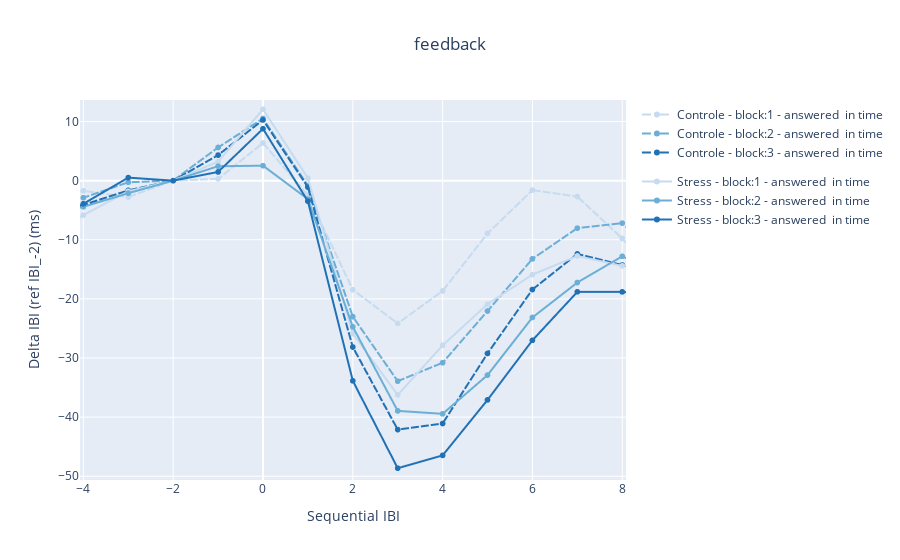

Source (notebook cell):
### Markdown cell above
## Block & stress

### Code cell
pallette_dict = {
    'Controle': px.colors.sequential.Blues[2:],
    'Stress': px.colors.sequential.Blues[2:],
}

fig = go.Figure()
for group, answered_in_time, level  in [
    ("Controle", True, 1),
    ("Controle", True, 2),
    ("Controle", True, 3),
    ("Stress", True, 1),
    ("Stress", True, 2),
    ("Stress", True, 3),
]:
    rr_group = []
    df_f_gr = df_feedback[
        (df_feedback["Procedure[Block]"] == group)
        & df_feedback.Phase.str.contains(str(level))
        & (df_feedback.answered_in_time == answered_in_time)
    ]
    for feeback_idx, _ in df_f_gr.iterrows():
        rr_d = (
            df_slc[df_slc["feedback_index"] == feeback_idx]
            .copy()
            .set_index("IBI_pos")
            .sort_index()["RR_delta_ms"]
        )
        rr_group.append(rr_d)

    df_rr_group = pd.concat(rr_group, axis=1, ignore_index=False)
    rr_group_mean = df_rr_group.mean(axis=1)
    rr_group_std = df_rr_group.std(axis=1)
    fig.add_trace(
        go.Scattergl(
            x=rr_group_mean.index,
            y=rr_group_mean,
            line_color=pallette_dict[group][(level-1)*2],
            # error_y=dict(type="data", array=rr_group_std, visible=True),
            mode="markers+lines",
            line_dash=('dash' if group == 'Controle' else None),
            name=group + " - block:" + str(level)
            + " - answered "
            + ("" if answered_in_time else "not")
            + " in time",
            legendgroup=group,
            showlegend=True,
        )
    )

fig.update_layout(height=600, title="feedback", title_x=0.5)
fig.update_xaxes(title_text="Sequential IBI")
fig.update_yaxes(title_text=f"Delta IBI (ref IBI_{reference_ibi_pos}) (ms)")
fig.show()

### Figure 1 — Plotly figure (JSON) as saved in the notebook; plotly's stock layout.template omitted (floating-point values rounded to 4 significant figures)
{"data": [{"legendgroup": "Controle", "line": {"color": "rgb(198,219,239)", "dash": "dash"}, "mode": "markers+lines", "name": "Controle - block:1 - answered  in time", "showlegend": true, "type": "scattergl", "x": [-45, -44, -43, -42, -41, -40, -39, -38, -37, -36, -35, -34, -33, -32, -31, -30, -29, -28, -27, -26, -25, -24, -23, -22, -21, -20, -19, -18, -17, -16, -15, -14, -13, -12, -11, -10, -9, -8, -7, -6, -5, -4, -3, -2, -1, 0, 1, 2, 3, 4, 5, 6, 7, 8, 9, 10, 11, 12, 13, 14, 15, 16, 17, 18, 19, 20, 21, 22, 23, 24, 25, 26, 27, 28, 29, 30, 31, 32, 33, 34, 35, 36, 37, 38, 39, 40, 41, 42, 43], "y": [-2, -4.8, 1.625, -1.909, 0.6667, -1.583, -2.857, -3.778, 4.741, 1.6, 1.979, 1.316, 0.8636, 2.722, 6.589, 7.899, 8.056, 1.196, 2.221, -2.346, -2.567, -6.175, -8.868, -10.85, -4.252, -6.67, -8.485, -5.167, -3.095, -7.57, -11.61, -9.897, -7.695, -9.334, -8.843, -11.06, -8.147, -6.133, -7.321, -7.987, -4.036, -1.718, -2.772, 0, 0.307, 6.369, -2.483, -18.45, -24.15, -18.66, -8.929, -1.6, -2.687, -9.774, -19.0, -26.55, -32.39, -27.22, -24.63, -18.74, -14.7, -8.181, -4.542, -3.919, -2.933, -3.945, -2.206, -1.36, -3.462, -6.485, -5.486, -3.073, 0.5149, -2.715, -1.14, -8.606, -9.356, -9.676, -2.475, -3.038, 0.5349, -4.034, 1.722, -0.6429, 0.2857, -1.615, 7.545, 5.333, 10.5]}, {"legendgroup": "Controle", "line": {"color": "rgb(107,174,214)", "dash": "dash"}, "mode": "markers+lines", "name": "Controle - block:2 - answered  in time", "showlegend": true, "type": "scattergl", "x": [-43, -42, -41, -40, -39, -38, -37, -36, -35, -34, -33, -32, -31, -30, -29, -28, -27, -26, -25, -24, -23, -22, -21, -20, -19, -18, -17, -16, -15, -14, -13, -12, -11, -10, -9, -8, -7, -6, -5, -4, -3, -2, -1, 0, 1, 2, 3, 4, 5, 6, 7, 8, 9, 10, 11, 12, 13, 14, 15, 16, 17, 18, 19, 20, 21, 22, 23, 24, 25, 26, 27, 28, 29, 30, 31, 32, 33, 34, 35, 36, 37, 38, 39, 40, 41, 42], "y": [2, -1.333, 2.6, 0.4, 4.636, -1.467, -3.632, -0.88, 0.5312, -4.75, -2.902, -3.576, 0.2184, 0.5981, 7.242, 5.31, 2.432, 1.429, -2.316, -3.491, -1.662, -8.01, -11.33, -8.478, -11.04, -9.862, -8.783, -9.207, -7.53, -6.848, -7.528, -12.06, -12.7, -9.956, -6.557, -7.042, -6.084, -5.949, -5.521, -2.889, -0.27, 0, 5.615, 10.51, -0.8345, -23.01, -33.92, -30.8, -22.06, -13.23, -8.031, -7.183, -14.16, -17.65, -21.0, -23.56, -23.46, -17.77, -15.2, -12.13, -11.72, -10.96, -8.394, -7.786, -4.253, -7.822, -8.084, -8.247, -6.927, -4.509, -1.253, -2.016, 0.3889, -3.281, -4.847, -7.296, -5.349, -7.861, -6.759, -4.429, -1.882, -0.09091, 4.1, 0, -1.5, -8]}, {"legendgroup": "Controle", "line": {"color": "rgb(33,113,181)", "dash": "dash"}, "mode": "markers+lines", "name": "Controle - block:3 - answered  in time", "showlegend": true, "type": "scattergl", "x": [-42, -41, -40, -39, -38, -37, -36, -35, -34, -33, -32, -31, -30, -29, -28, -27, -26, -25, -24, -23, -22, -21, -20, -19, -18, -17, -16, -15, -14, -13, -12, -11, -10, -9, -8, -7, -6, -5, -4, -3, -2, -1, 0, 1, 2, 3, 4, 5, 6, 7, 8, 9, 10, 11, 12, 13, 14, 15, 16, 17, 18, 19, 20, 21, 22, 23, 24, 25, 26, 27, 28, 29, 30, 31, 32, 33, 34, 35, 36, 37, 38, 39, 40, 41], "y": [3, 0.5, 0.8889, -0.6667, -1.273, 2.438, 7.2, 7.273, 3.611, 0.7273, -5.235, -7.418, -8.577, -6.233, -10.98, -6.011, -3.146, -1.559, -3.242, -5.144, -5.138, -9.088, -10.42, -10.67, -8.835, -11.79, -11.38, -10.65, -11.55, -9.334, -8.723, -10.75, -11.38, -8.998, -6.488, -5.581, -7.108, -6.489, -4.095, -1.647, 0, 4.325, 10.27, -1.094, -28.14, -42.11, -41.08, -29.23, -18.42, -12.39, -14.27, -15.76, -16.12, -21.63, -22.67, -23.7, -21.17, -21.69, -18, -15, -12.99, -10.51, -10.54, -11.04, -12.66, -13.87, -15.12, -13.15, -7.898, -9.644, -13.4, -14.11, -12.35, -8.671, -3.268, -3.023, 7.267, 9, 1.389, -2, -2, -3.111, -3.5, 1.333]}, {"legendgroup": "Stress", "line": {"color": "rgb(198,219,239)"}, "mode": "markers+lines", "name": "Stress - block:1 - answered  in time", "showlegend": true, "type": "scattergl", "x": [-41, -40, -39, -38, -37, -36, -35, -34, -33, -32, -31, -30, -29, -28, -27, -26, -25, -24, -23, -22, -21, -20, -19, -18, -17, -16, -15, -14, -13, -12, -11, -10, -9, -8, -7, -6, -5, -4, -3, -2, -1, 0, 1, 2, 3, 4, 5, 6, 7, 8, 9, 10, 11, 12, 13, 14, 15, 16, 17, 18, 19, 20, 21, 22, 23, 24, 25, 26, 27, 28, 29, 30, 31, 32, 33, 34, 35, 36, 37, 38, 39, 40], "y": [6.667, 7.25, 4.5, 6, 3.25, 5.231, 10.35, 4.552, 2.189, 0.1087, 4.551, 2.857, -1.102, -1.143, -3.142, -0.8273, -8.48, -11.57, -13.4, -17.01, -14.72, -16.84, -17.65, -15.49, -16.13, -13.52, -11.23, -11.94, -14.91, -14.6, -13.43, -12.17, -14.2, -12.57, -14.79, -13.84, -9.967, -5.823, -1.794, 0, 3.218, 12.07, 0.4313, -25.87, -36.24, -27.86, -20.89, -15.9, -12.74, -14.41, -13.06, -17.29, -23.92, -29.38, -27.84, -25.37, -19.09, -15.86, -12.42, -10.63, -11.85, -13.26, -11.98, -2.232, -5.77, -5.231, 1.938, 1.886, -11.59, -5.205, -5.014, -5.552, -3.574, -4.676, -2.64, 3.905, 6.923, 10.5, 8.25, 10.25, 13.67, 9.333]}, {"legendgroup": "Stress", "line": {"color": "rgb(107,174,214)"}, "mode": "markers+lines", "name": "Stress - block:2 - answered  in time", "showlegend": true, "type": "scattergl", "x": [-41, -40, -39, -38, -37, -36, -35, -34, -33, -32, -31, -30, -29, -28, -27, -26, -25, -24, -23, -22, -21, -20, -19, -18, -17, -16, -15, -14, -13, -12, -11, -10, -9, -8, -7, -6, -5, -4, -3, -2, -1, 0, 1, 2, 3, 4, 5, 6, 7, 8, 9, 10, 11, 12, 13, 14, 15, 16, 17, 18, 19, 20, 21, 22, 23, 24, 25, 26, 27, 28, 29, 30, 31, 32, 33, 34, 35, 36, 37, 38, 39, 40], "y": [3.6, 3.444, 2.091, 0.6364, 0.7273, -1.786, -0.4286, 4.552, -1, -6.385, -2.567, -5.118, -11.52, -9.14, -10.06, -6.857, -3.659, -2.341, -7.271, -7.415, -8.93, -11.82, -16.62, -15.71, -13.22, -14.09, -15.26, -13.34, -13.57, -16.34, -16.53, -15.46, -13.07, -12.44, -11.43, -8.434, -6.06, -4.429, -2.121, 0, 2.444, 2.533, -3.124, -24.73, -38.94, -39.45, -32.89, -23.14, -17.23, -12.8, -16.32, -20.56, -21.8, -23.34, -24.81, -23.13, -20.16, -13.4, -9.625, -8.625, -14.75, -16.12, -12.03, -9.181, -7.175, -7.949, -5.434, -4.209, -7.167, -11.02, -17.47, -9.222, -9.314, 2.122, -3.387, -0.5, -0.8462, -2.833, 4.545, 3, 2.5, 14.33]}, {"legendgroup": "Stress", "line": {"color": "rgb(33,113,181)"}, "mode": "markers+lines", "name": "Stress - block:3 - answered  in time", "showlegend": true, "type": "scattergl", "x": [-42, -41, -40, -39, -38, -37, -36, -35, -34, -33, -32, -31, -30, -29, -28, -27, -26, -25, -24, -23, -22, -21, -20, -19, -18, -17, -16, -15, -14, -13, -12, -11, -10, -9, -8, -7, -6, -5, -4, -3, -2, -1, 0, 1, 2, 3, 4, 5, 6, 7, 8, 9, 10, 11, 12, 13, 14, 15, 16, 17, 18, 19, 20, 21, 22, 23, 24, 25, 26, 27, 28, 29, 30, 31, 32, 33, 34, 35, 36, 37, 38, 39, 40], "y": [5, -3.8, -2.167, -0.125, 2.556, 0.4, 3.143, 7.053, 0, -4.5, -2.184, -12.93, -12.13, -7.576, -8.677, -1.74, -4.638, -12.6, -9.979, -11.46, -10.93, -14.87, -16.61, -18.3, -17.26, -19.53, -21.53, -21.46, -18.38, -17.23, -14.47, -16.67, -17.05, -17.79, -20.15, -16.06, -9.183, -7.564, -3.914, 0.5148, 0, 1.472, 8.775, -3.48, -33.86, -48.64, -46.48, -37.09, -27.01, -18.81, -18.81, -19.63, -19.24, -21.66, -24.14, -24.33, -24.6, -19.18, -13.66, -14.97, -18.81, -19.13, -13.26, -14.7, -10.82, -5.713, -3.434, -7.633, -14.45, -16.18, -10.79, -6.687, -7.885, -1.585, 6.613, 4.321, 3.5, 4.9, 8, 8.25, 6.75, 7.125, 11]}], "layout": {"autosize": true, "title": {"text": "feedback", "x": 0.5}, "xaxis": {"autorange": false, "range": [-4.075, 8.084], "title": {"text": "Sequential IBI"}, "type": "linear"}, "yaxis": {"autorange": false, "range": [-50.63, 13.64], "title": {"text": "Delta IBI (ref IBI_-2) (ms)"}, "type": "linear"}}}
